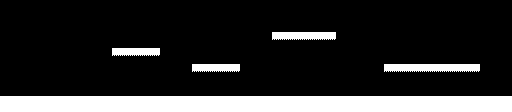

This is a level from a 2D game, rendered from its Tiled map with the project's own tilesets. A one-line summary and the map file follow, with tile-layer data summarised:
An orthogonal 32x7 tile map with 16x16 px tiles, 1 tile layer (Platforms).

<map version="1.4" tiledversion="1.4.1" orientation="orthogonal" renderorder="right-down" width="32" height="7" tilewidth="16" tileheight="16" infinite="0" nextlayerid="2" nextobjectid="1">
 <editorsettings>
  <export target="level1.json" format="json" />
 </editorsettings>
 <tileset firstgid="1" name="tiles" tilewidth="16" tileheight="16" tilecount="16" columns="4">
  <image source="tiles.png" trans="000000" width="64" height="64" />
 </tileset>
 <layer id="1" name="Platforms" width="32" height="7">
  <data>[224 cells, 48 non-empty, 2 distinct tile ids]</data>
 </layer>
</map>